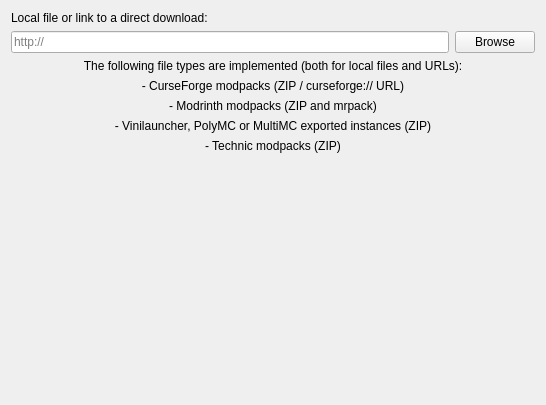
<?xml version="1.0" encoding="UTF-8"?>
<ui version="4.0">
 <class>ImportPage</class>
 <widget class="QWidget" name="ImportPage">
  <property name="geometry">
   <rect>
    <x>0</x>
    <y>0</y>
    <width>546</width>
    <height>405</height>
   </rect>
  </property>
  <layout class="QGridLayout" name="gridLayout">
   <item row="2" column="0">
    <widget class="QLineEdit" name="modpackEdit">
     <property name="placeholderText">
      <string notr="true">http://</string>
     </property>
    </widget>
   </item>
   <item row="2" column="1">
    <widget class="QPushButton" name="modpackBtn">
     <property name="text">
      <string>Browse</string>
     </property>
    </widget>
   </item>
   <item row="3" column="0" rowspan="2" colspan="2">
    <layout class="QVBoxLayout" name="verticalLayout">
     <item>
      <widget class="QLabel" name="label">
       <property name="text">
        <string>The following file types are implemented (both for local files and URLs):</string>
       </property>
       <property name="alignment">
        <set>Qt::AlignCenter</set>
       </property>
      </widget>
     </item>
     <item>
      <widget class="QLabel" name="label_5">
       <property name="text">
        <string>- CurseForge modpacks (ZIP / curseforge:// URL)</string>
       </property>
       <property name="alignment">
        <set>Qt::AlignCenter</set>
       </property>
      </widget>
     </item>
     <item>
      <widget class="QLabel" name="label_3">
       <property name="text">
        <string>- Modrinth modpacks (ZIP and mrpack)</string>
       </property>
       <property name="alignment">
        <set>Qt::AlignCenter</set>
       </property>
      </widget>
     </item>
     <item>
      <widget class="QLabel" name="label_2">
       <property name="text">
        <string>- Vinilauncher, PolyMC or MultiMC exported instances (ZIP)</string>
       </property>
       <property name="alignment">
        <set>Qt::AlignCenter</set>
       </property>
      </widget>
     </item>
     <item>
      <widget class="QLabel" name="label_4">
       <property name="text">
        <string>- Technic modpacks (ZIP)</string>
       </property>
       <property name="alignment">
        <set>Qt::AlignCenter</set>
       </property>
      </widget>
     </item>
    </layout>
   </item>
   <item row="5" column="0" colspan="2">
    <spacer name="verticalSpacer">
     <property name="orientation">
      <enum>Qt::Vertical</enum>
     </property>
     <property name="sizeHint" stdset="0">
      <size>
       <width>20</width>
       <height>40</height>
      </size>
     </property>
    </spacer>
   </item>
   <item row="0" column="0" colspan="2">
    <widget class="QLabel" name="modpackLabel">
     <property name="text">
      <string>Local file or link to a direct download:</string>
     </property>
    </widget>
   </item>
  </layout>
 </widget>
 <resources/>
 <connections/>
</ui>
